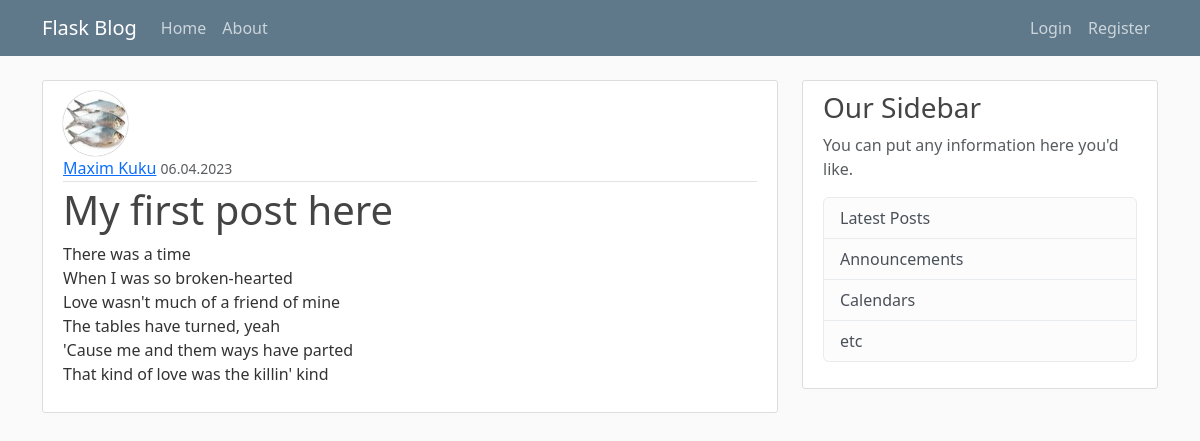
/post/1, run on the app's committed database.
### flaskblog/models.py (models this page shows, shortened)
class User(db.Model, UserMixin):
    id = db.Column(db.Integer, primary_key=True)
    username = db.Column(db.String(20), unique=True, nullable=False)
    email = db.Column(db.String(120), unique=True, nullable=False)
    image_file = db.Column(db.String(20), nullable=False, default='default.jpg')
    password = db.Column(db.String(60), nullable=False)
    posts = db.relationship('Post', backref='author', lazy=True)

class Post(db.Model):
    id = db.Column(db.Integer, primary_key=True)
    title = db.Column(db.String(100), nullable=False)
    date_posted = db.Column(db.DateTime, nullable=False, default=datetime.utcnow)
    content = db.Column(db.Text, nullable=False)
    user_id = db.Column(db.Integer, db.ForeignKey('user.id'), nullable=False)

### flaskblog/posts/routes.py (the view)
@posts.route("/post/<int:post_id>")
def post(post_id):
    post = Post.query.get_or_404(post_id)
    return render_template('post.html', title=post.title, post=post)

### flaskblog/templates/post.html (shortened to what this page needs)
{% extends "layout.html" %}
{% block content %}
<article class="media content-section lone-post">
  <img src="{{ url_for('static', filename='profile_pics/' + post.author.image_file) }}" alt="{{ post.author.username }}" class="rounded-circle article-img">
  <div class="media-body">
    <div class="article-metadata">
      <a class="mr-2" href="#">{{ post.author.username }}</a>
      <small class="text-muted">{{ post.date_posted.strftime('%d.%m.%Y') }}</small>
    </div>
    <h1 class="article-title">{{ post.title }}</h1>
    <p class="article-content">{{ post.content }}</p>
  </div>
</article>
{% endblock content %}

### flaskblog/static/main.css (style rules this page uses)
body { background: #fafafa; color: #333333; margin-top: 5rem; }
h1, h2, h3, h4, h5, h6 { color: #444444; }
.content-section { background: #ffffff; padding: 10px 20px; border: 1px solid #dddddd; border-radius: 3px; margin-bottom: 20px; }
.article-title { color: #444444; }
.article-content { white-space: pre-line; }
.article-img { height: 65px; width: 65px; margin-right: 16px; }
.article-metadata { padding-bottom: 1px; margin-bottom: 4px; border-bottom: 1px solid #e3e3e3 }
.rounded-circle { box-shadow: 0px 0px 1px #343434; }

### data on the page
User: image_file (picture), author.username "Maxim Kuku"
Post: date_posted "06.04.2023", title "My first post here", content "There was a time When I was so broken-hearted Love wasn't much of a friend of mine The tables have turned, yeah 'Cause me and them ways have parted That kind of love was the killin' kind"
